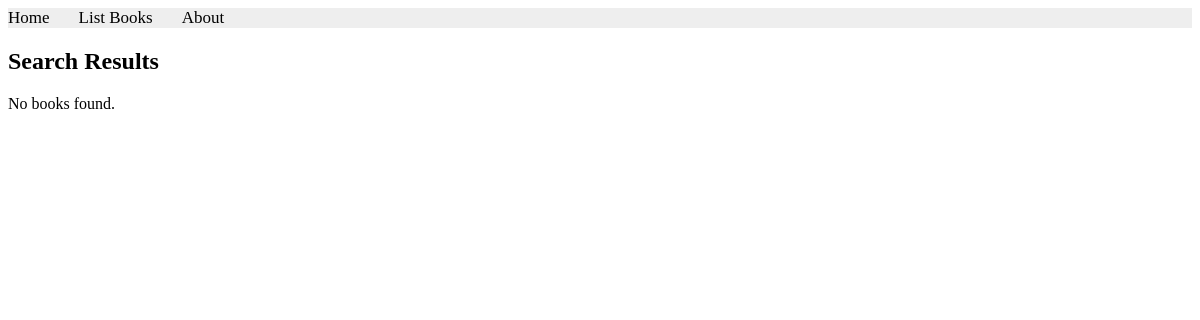
Before: /books/simple/query with the older database file.
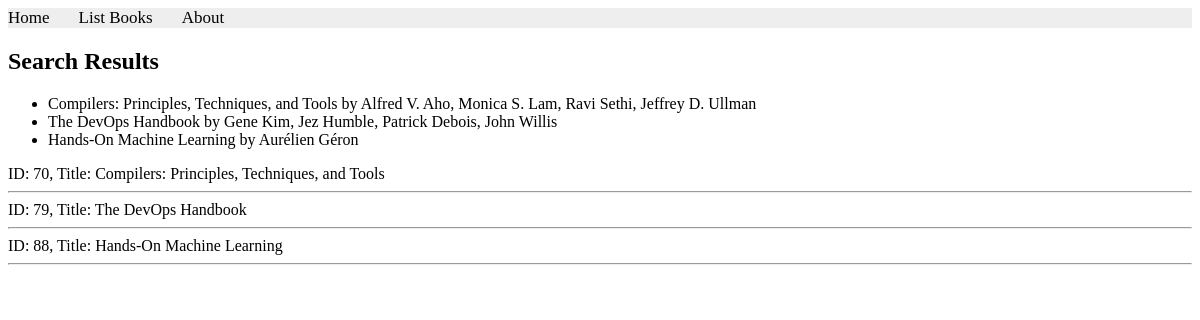
After: the same page with the newer database file.
### apps/bookmodule/models.py (models this page shows)
class Book(models.Model):
    title = models.CharField(max_length = 50)
    author = models.CharField(max_length = 50)
    price = models.FloatField(default = 0.0)
    edition = models.SmallIntegerField(default = 1)

### apps/bookmodule/views.py (the view)
# urls.py: path('simple/query', views.simple_query, name='simpleQuery'),
def simple_query(request):
    mybooks=Book.objects.filter(title__icontains='and') # <- multiple objects
    return render(request, 'bookmodule/bookList.html', {'books':mybooks})

### apps/templates/bookmodule/booklist.html (shortened to what this page needs)
{% extends "layouts/base.html" %}
{% block content %}
<h2>Search Results</h2>
{% if books %}
    <ul>
    {% for book in books %}
        <li>{{ book.title }} by {{ book.author }}</li>
    {% endfor %}
    </ul>
{% else %}
    <p>No books found.</p>
{% endif %}
{% for obj in books %}
ID: {{obj.id}}, Title: {{obj.title}}
<hr>
{% endfor %}
{% endblock content %}

Changed rows visible on the page:
added Book: title "Compilers: Principles, Techniques, and Tools", author "Alfred V. Aho, Monica S. Lam, Ravi Sethi, Jeffrey D. Ullman", id "70"
added Book: title "The DevOps Handbook", author "Gene Kim, Jez Humble, Patrick Debois, John Willis", id "79"
added Book: title "Hands-On Machine Learning", author "Aurélien Géron", id "88"
Other visible differences:
text no longer shown: "No books found."
